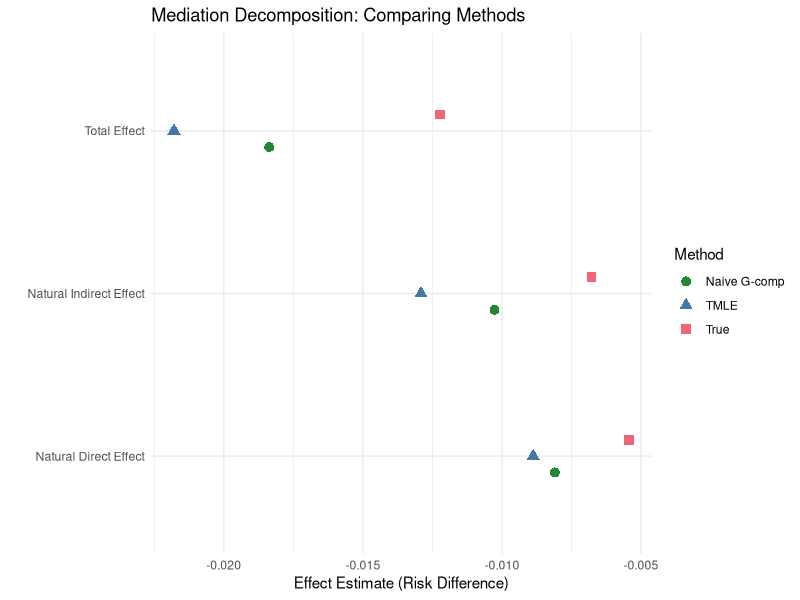
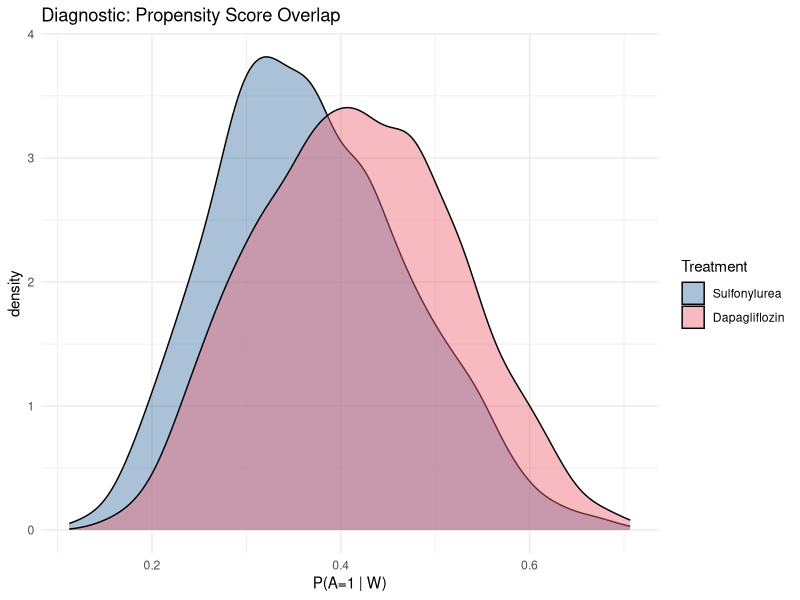
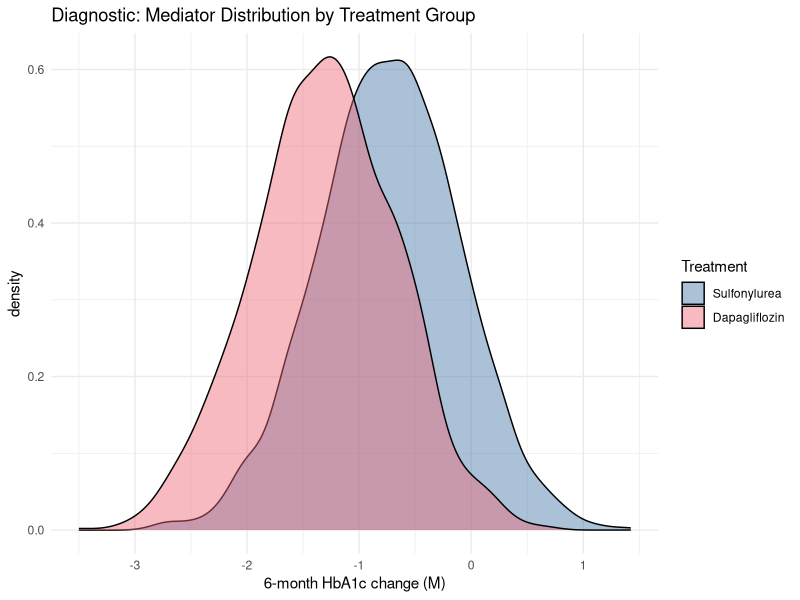
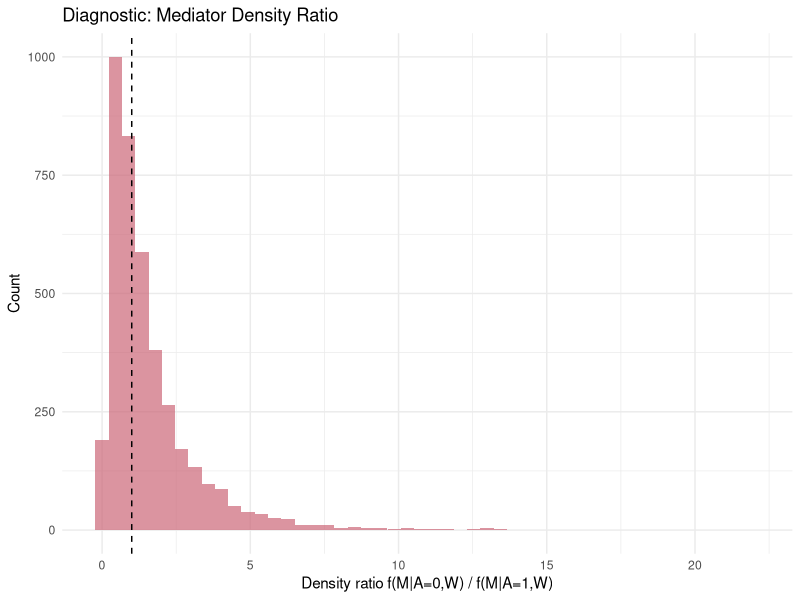
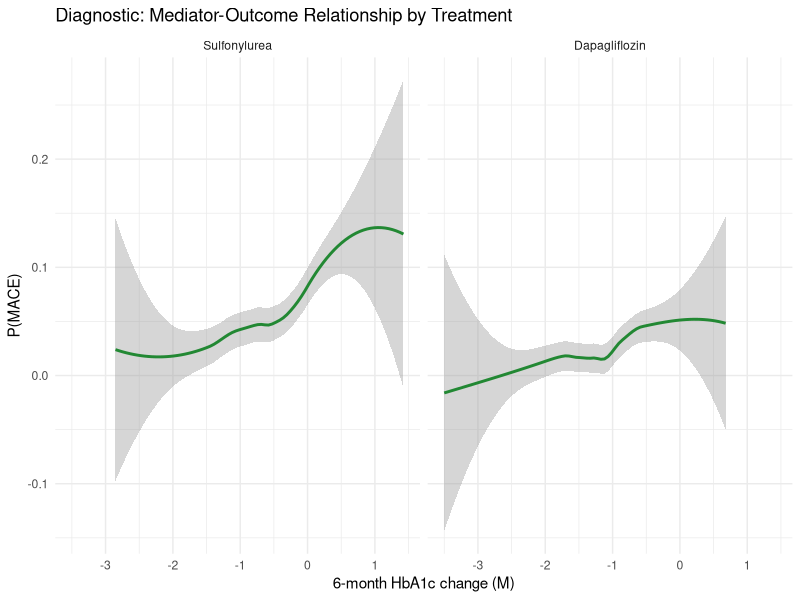

Reproduce these figures in R, in order.
## ---- chunk 1
library(tidyverse)
set.seed(2026)
n <- 4000

# --- Baseline confounders ---
age    <- rnorm(n, mean = 62, sd = 10)
bmi    <- rnorm(n, mean = 31, sd = 5)
hba1c_bl <- rnorm(n, mean = 8.2, sd = 1.3)   # baseline HbA1c
cvd    <- rbinom(n, 1, plogis(-3.5 + 0.04 * age + 0.03 * bmi))
egfr   <- pmax(15, rnorm(n, mean = 95 - 0.5 * (age - 60), sd = 15))
statin <- rbinom(n, 1, plogis(-1.5 + 1.8 * cvd + 0.02 * age))

# --- Treatment model ---
lp_trt <- -0.5 +
  -0.02 * (age - 62) +
  0.03 * (bmi - 31) +
  -0.1 * (hba1c_bl - 8.2) +
  -0.5 * cvd +
  0.015 * (egfr - 80)

A <- rbinom(n, 1, plogis(lp_trt))

# --- Mediator: 6-month HbA1c change ---
# Dapagliflozin lowers HbA1c more than sulfonylurea
# Negative values = improvement (reduction in HbA1c)
M <- rnorm(n,
  mean = -0.3 - 0.5 * A + 0.1 * (hba1c_bl - 8.2) - 0.005 * egfr +
         0.01 * (age - 62),
  sd = 0.6
)

# --- Outcome: 1-year MACE ---
# Direct effect of A (non-glycemic) + indirect effect through M
lp_out <- -3.5 +
  -0.25 * A +           # DIRECT effect (non-glycemic pathways)
  0.40 * M +            # mediator effect (higher HbA1c change → more MACE)
  0.04 * (age - 62) +
  0.02 * (bmi - 31) +
  0.90 * cvd +
  -0.01 * (egfr - 80) +
  0.25 * statin +
  0.15 * A * cvd        # treatment-confounder interaction on direct path

Y <- rbinom(n, 1, plogis(lp_out))

dat <- tibble(age, bmi, hba1c_bl, cvd, egfr, statin, A, M, Y)
## ---- chunk 2
# --- Compute true NDE and NIE from the structural model ---

# We need: E[M | A=0, W] and E[M | A=1, W]
M_mean_A0 <- -0.3 - 0.5 * 0 + 0.1 * (hba1c_bl - 8.2) - 0.005 * egfr +
              0.01 * (age - 62)
M_mean_A1 <- -0.3 - 0.5 * 1 + 0.1 * (hba1c_bl - 8.2) - 0.005 * egfr +
              0.01 * (age - 62)

# Monte Carlo integration over M distribution
set.seed(999)
n_mc <- 50  # MC samples per observation

true_nde_vals <- numeric(n)
true_nie_vals <- numeric(n)
true_te_vals  <- numeric(n)

for (i in 1:n) {
  # Sample M values from P(M | A=0, W)
  m_samples_A0 <- rnorm(n_mc, mean = M_mean_A0[i], sd = 0.6)
  # Sample M values from P(M | A=1, W)
  m_samples_A1 <- rnorm(n_mc, mean = M_mean_A1[i], sd = 0.6)

  w_vec <- c(age[i], bmi[i], cvd[i], egfr[i], statin[i])

  # E[Y(1, M(0))] - average over M drawn from P(M|A=0,W)
  lp_1_m0 <- -3.5 + -0.25 * 1 + 0.40 * m_samples_A0 +
              0.04 * (w_vec[1] - 62) + 0.02 * (w_vec[2] - 31) +
              0.90 * w_vec[3] + -0.01 * (w_vec[4] - 80) +
              0.25 * w_vec[5] + 0.15 * 1 * w_vec[3]
  EY_1_M0 <- mean(plogis(lp_1_m0))

  # E[Y(0, M(0))]
  lp_0_m0 <- -3.5 + -0.25 * 0 + 0.40 * m_samples_A0 +
              0.04 * (w_vec[1] - 62) + 0.02 * (w_vec[2] - 31) +
              0.90 * w_vec[3] + -0.01 * (w_vec[4] - 80) +
              0.25 * w_vec[5] + 0.15 * 0 * w_vec[3]
  EY_0_M0 <- mean(plogis(lp_0_m0))

  # E[Y(1, M(1))]
  lp_1_m1 <- -3.5 + -0.25 * 1 + 0.40 * m_samples_A1 +
              0.04 * (w_vec[1] - 62) + 0.02 * (w_vec[2] - 31) +
              0.90 * w_vec[3] + -0.01 * (w_vec[4] - 80) +
              0.25 * w_vec[5] + 0.15 * 1 * w_vec[3]
  EY_1_M1 <- mean(plogis(lp_1_m1))

  true_nde_vals[i] <- EY_1_M0 - EY_0_M0
  true_nie_vals[i] <- EY_1_M1 - EY_1_M0
  true_te_vals[i]  <- EY_1_M1 - EY_0_M0
}

true_NDE <- mean(true_nde_vals)
true_NIE <- mean(true_nie_vals)
true_TE  <- mean(true_te_vals)

cat("True Total Effect: ", round(true_TE, 4), "\n")
cat("True NDE (direct): ", round(true_NDE, 4), "\n")
cat("True NIE (via M):  ", round(true_NIE, 4), "\n")
cat("NDE + NIE:         ", round(true_NDE + true_NIE, 4), "\n")
cat("Proportion mediated:", round(true_NIE / true_TE * 100, 1), "%\n")
## ---- chunk 3
# Step 1: Total effect
total_mod <- glm(Y ~ A + age + bmi + hba1c_bl + cvd + egfr + statin,
                 family = binomial, data = dat)

# Step 2: Mediator model
med_mod <- lm(M ~ A + age + bmi + hba1c_bl + cvd + egfr + statin,
              data = dat)

# Step 3: Outcome model with mediator
full_mod <- glm(Y ~ A + M + age + bmi + hba1c_bl + cvd + egfr + statin,
                family = binomial, data = dat)

cat("--- Baron-Kenny style coefficients ---\n")
cat("Total effect (A in model without M):", round(coef(total_mod)["A"], 3), "(log-OR)\n")
cat("Direct effect (A in model with M):  ", round(coef(full_mod)["A"], 3), "(log-OR)\n")
cat("Mediator effect (M on Y):           ", round(coef(full_mod)["M"], 3), "(log-OR)\n")
cat("Treatment on mediator:              ", round(coef(med_mod)["A"], 3), "(mean change)\n")
## ---- chunk 4
# Outcome model including the mediator
q_med_mod <- glm(Y ~ A + M + age + bmi + hba1c_bl + cvd + egfr + statin +
                   A:cvd,
                 family = binomial, data = dat)

# Mediator model
m_mod <- lm(M ~ A + age + bmi + hba1c_bl + egfr, data = dat)

# Predicted mediator values under A=0 and A=1
M_hat_A0 <- predict(m_mod, newdata = dat %>% mutate(A = 0))
M_hat_A1 <- predict(m_mod, newdata = dat %>% mutate(A = 1))

# E[Y(1, M(0))]: set A=1, M=M_hat_A0
EY_1_M0 <- mean(predict(q_med_mod,
  newdata = dat %>% mutate(A = 1, M = M_hat_A0),
  type = "response"))

# E[Y(0, M(0))]: set A=0, M=M_hat_A0
EY_0_M0 <- mean(predict(q_med_mod,
  newdata = dat %>% mutate(A = 0, M = M_hat_A0),
  type = "response"))

# E[Y(1, M(1))]: set A=1, M=M_hat_A1
EY_1_M1 <- mean(predict(q_med_mod,
  newdata = dat %>% mutate(A = 1, M = M_hat_A1),
  type = "response"))

naive_NDE <- EY_1_M0 - EY_0_M0
naive_NIE <- EY_1_M1 - EY_1_M0
naive_TE  <- EY_1_M1 - EY_0_M0

cat("Naive G-comp NDE:", round(naive_NDE, 4), " (true:", round(true_NDE, 4), ")\n")
cat("Naive G-comp NIE:", round(naive_NIE, 4), " (true:", round(true_NIE, 4), ")\n")
cat("Naive G-comp TE: ", round(naive_TE, 4),  " (true:", round(true_TE, 4), ")\n")
## ---- chunk 5
logit <- function(p) log(p / (1 - p))

# Outcome model: includes treatment, mediator, and confounders
q_mod <- glm(Y ~ A + M + age + bmi + hba1c_bl + cvd + egfr + statin +
               A:cvd + A:M,
             family = binomial, data = dat)

# Predict at observed values
QAM_init <- predict(q_mod, type = "response")

# Predict under counterfactual treatment values (keeping M observed)
Q1M_init <- predict(q_mod, newdata = dat %>% mutate(A = 1), type = "response")
Q0M_init <- predict(q_mod, newdata = dat %>% mutate(A = 0), type = "response")

cat("Q(A,M,W) range:", round(range(QAM_init), 4), "\n")
## ---- chunk 6
# Mediator model: how does M depend on A and W?
m_mod <- lm(M ~ A + age + bmi + hba1c_bl + egfr, data = dat)
sigma_m <- sigma(m_mod)

# Predicted mediator mean under A=0 and A=1
M_mean_a0 <- predict(m_mod, newdata = dat %>% mutate(A = 0))
M_mean_a1 <- predict(m_mod, newdata = dat %>% mutate(A = 1))

# Density of observed M under each treatment condition
# P(M_obs | A=0, W) and P(M_obs | A=1, W)
dens_M_A0 <- dnorm(dat$M, mean = M_mean_a0, sd = sigma_m)
dens_M_A1 <- dnorm(dat$M, mean = M_mean_a1, sd = sigma_m)

cat("Mean mediator shift (A=1 vs A=0):", round(mean(M_mean_a1 - M_mean_a0), 3), "\n")
## ---- chunk 7
g_mod <- glm(A ~ age + bmi + hba1c_bl + cvd + egfr + statin,
             family = binomial, data = dat)

ps <- predict(g_mod, type = "response")
ps <- pmax(0.01, pmin(0.99, ps))

cat("Propensity score range:", round(range(ps), 3), "\n")
## ---- chunk 8
# Density ratio: P(M | A=0, W) / P(M | A=1, W)
# This ratio "transports" the mediator distribution from control to treatment
density_ratio <- dens_M_A0 / pmax(dens_M_A1, 1e-10)

# Clever covariate for NDE
H_NDE <- dat$A * density_ratio / ps - (1 - dat$A) / (1 - ps)

# Clever covariate for NIE
H_NIE <- dat$A / ps - dat$A * density_ratio / ps

cat("Density ratio range:", round(range(density_ratio), 3), "\n")
cat("H_NDE range:", round(range(H_NDE), 2), "\n")
cat("H_NIE range:", round(range(H_NIE), 2), "\n")
## ---- chunk 9
# Fluctuation for NDE
fluc_nde <- glm(dat$Y ~ -1 + offset(logit(QAM_init)) + H_NDE,
                family = binomial)
eps_nde <- coef(fluc_nde)

cat("Epsilon NDE:", round(eps_nde, 5), "\n")

# Update Q predictions
Q1M_star_nde <- plogis(logit(Q1M_init) + eps_nde * density_ratio / ps)
Q0M_star_nde <- plogis(logit(Q0M_init) + eps_nde * (-1 / (1 - ps)))
## ---- chunk 10
# For the NDE, we need E[Q*(1,M,W)] where M ~ P(M|A=0,W)
# We use the density-ratio weighted average among treated
# and the direct average among controls

# Approach: Monte Carlo integration over P(M | A=0, W)
set.seed(42)
n_mc <- 30

nde_mc <- numeric(n)
for (i in 1:n) {
  m_draws <- rnorm(n_mc, mean = M_mean_a0[i], sd = sigma_m)

  # Q*(1, m, W) for each m draw
  newdat_1 <- dat[rep(i, n_mc), ] %>% mutate(A = 1, M = m_draws)
  q1m <- predict(q_mod, newdata = newdat_1, type = "response")
  # Apply targeting offset
  q1m_star <- plogis(logit(q1m) + eps_nde * (1 / ps[i]))

  # Q*(0, m, W) for each m draw
  newdat_0 <- dat[rep(i, n_mc), ] %>% mutate(A = 0, M = m_draws)
  q0m <- predict(q_mod, newdata = newdat_0, type = "response")
  q0m_star <- plogis(logit(q0m) + eps_nde * (-1 / (1 - ps[i])))

  nde_mc[i] <- mean(q1m_star) - mean(q0m_star)
}

tmle_NDE <- mean(nde_mc)
cat("TMLE NDE:", round(tmle_NDE, 4), " (true:", round(true_NDE, 4), ")\n")
## ---- chunk 11
# Fluctuation for NIE
fluc_nie <- glm(dat$Y ~ -1 + offset(logit(QAM_init)) + H_NIE,
                family = binomial)
eps_nie <- coef(fluc_nie)
cat("Epsilon NIE:", round(eps_nie, 5), "\n")

# Monte Carlo integration for NIE
nie_mc <- numeric(n)
for (i in 1:n) {
  # M draws from P(M|A=1,W)
  m_draws_a1 <- rnorm(n_mc, mean = M_mean_a1[i], sd = sigma_m)
  # M draws from P(M|A=0,W)
  m_draws_a0 <- rnorm(n_mc, mean = M_mean_a0[i], sd = sigma_m)

  # Q*(1, M(1), W) - Q*(1, M(0), W)
  newdat_1_m1 <- dat[rep(i, n_mc), ] %>% mutate(A = 1, M = m_draws_a1)
  newdat_1_m0 <- dat[rep(i, n_mc), ] %>% mutate(A = 1, M = m_draws_a0)

  q_m1 <- predict(q_mod, newdata = newdat_1_m1, type = "response")
  q_m0 <- predict(q_mod, newdata = newdat_1_m0, type = "response")

  q_m1_star <- plogis(logit(q_m1) + eps_nie * (1 / ps[i]))
  q_m0_star <- plogis(logit(q_m0) + eps_nie * (1 / ps[i]))

  nie_mc[i] <- mean(q_m1_star) - mean(q_m0_star)
}

tmle_NIE <- mean(nie_mc)
tmle_TE  <- tmle_NDE + tmle_NIE

cat("TMLE NIE:", round(tmle_NIE, 4), " (true:", round(true_NIE, 4), ")\n")
cat("TMLE TE: ", round(tmle_TE, 4),  " (true:", round(true_TE, 4), ")\n")
## ---- chunk 12
results <- tibble(
  Effect = rep(c("Total Effect", "Natural Direct Effect", "Natural Indirect Effect"), 3),
  Method = rep(c("True", "Naive G-comp", "TMLE"), each = 3),
  Estimate = c(
    true_TE, true_NDE, true_NIE,
    naive_TE, naive_NDE, naive_NIE,
    tmle_TE, tmle_NDE, tmle_NIE
  )
)

results %>%
  pivot_wider(names_from = Method, values_from = Estimate) %>%
  mutate(across(where(is.numeric), ~round(., 4)))
## ---- chunk 13
# Visualization
ggplot(results, aes(x = Estimate, y = Effect, color = Method, shape = Method)) +
  geom_point(size = 3, position = position_dodge(width = 0.3)) +
  labs(
    x = "Effect Estimate (Risk Difference)",
    y = "",
    title = "Mediation Decomposition: Comparing Methods"
  ) +
  theme_minimal() +
  scale_color_manual(values = c("#228833", "#4477AA", "#EE6677"))
## ---- chunk 14
# Proportion mediated
cat("\n=== Proportion Mediated ===\n")
cat("True:       ", round(true_NIE / true_TE * 100, 1), "%\n")
cat("Naive G-comp:", round(naive_NIE / naive_TE * 100, 1), "%\n")
cat("TMLE:       ", round(tmle_NIE / tmle_TE * 100, 1), "%\n")
## ---- chunk 15
ggplot(dat, aes(x = ps, fill = factor(A, labels = c("Sulfonylurea", "Dapagliflozin")))) +
  geom_density(alpha = 0.45) +
  labs(
    x = "P(A=1 | W)", fill = "Treatment",
    title = "Diagnostic: Propensity Score Overlap"
  ) +
  theme_minimal() +
  scale_fill_manual(values = c("#4477AA", "#EE6677"))
## ---- chunk 16
ggplot(dat, aes(x = M, fill = factor(A, labels = c("Sulfonylurea", "Dapagliflozin")))) +
  geom_density(alpha = 0.45) +
  labs(
    x = "6-month HbA1c change (M)",
    fill = "Treatment",
    title = "Diagnostic: Mediator Distribution by Treatment Group"
  ) +
  theme_minimal() +
  scale_fill_manual(values = c("#4477AA", "#EE6677"))
## ---- chunk 17
ggplot(tibble(r = density_ratio), aes(x = r)) +
  geom_histogram(bins = 50, fill = "#CC6677", alpha = 0.7) +
  geom_vline(xintercept = 1, linetype = "dashed") +
  labs(
    x = "Density ratio f(M|A=0,W) / f(M|A=1,W)",
    y = "Count",
    title = "Diagnostic: Mediator Density Ratio"
  ) +
  theme_minimal()

cat("Density ratio summary:\n")
summary(density_ratio)
cat("Proportion > 3:", round(mean(density_ratio > 3), 3), "\n")
## ---- chunk 18
# Check that M actually predicts Y (otherwise no mediation to find)
ggplot(dat, aes(x = M, y = Y)) +
  geom_smooth(method = "loess", se = TRUE, color = "#228833") +
  facet_wrap(~factor(A, labels = c("Sulfonylurea", "Dapagliflozin"))) +
  labs(
    x = "6-month HbA1c change (M)",
    y = "P(MACE)",
    title = "Diagnostic: Mediator-Outcome Relationship by Treatment"
  ) +
  theme_minimal()
## ---- chunk 19
sessionInfo()
